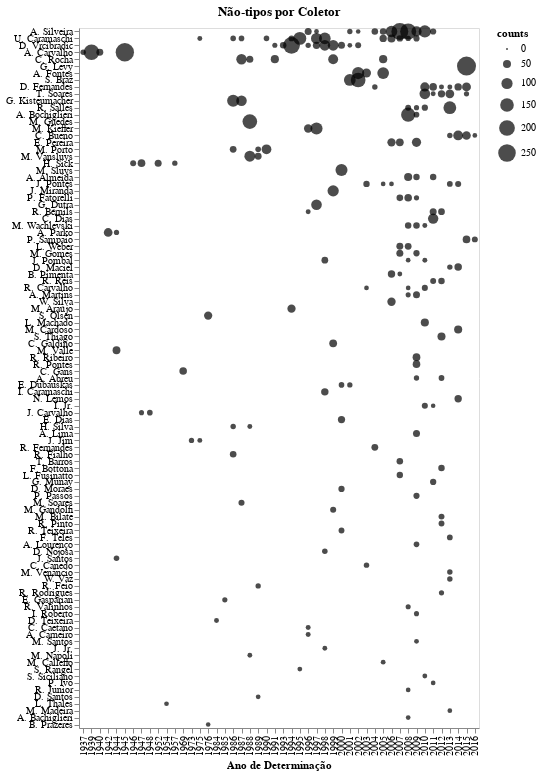

Write notebook code for a chart like this one.
### Code cell
g1 = alt.Chart(counts[counts['type_status'] == 'nan'].iloc[0:200], title='Não-tipos por Coletor', 
               height=700, width=400).mark_circle(color= '#000000').encode(
    x = alt.X('ano_coleta:O', title='Ano de Determinação'),
    y = alt.Y('collector_full_name:N', title='', 
             sort= alt.EncodingSortField(field= 'counts', op='sum', order='descending')),
    size = alt.Size('counts:Q'), 
    tooltip = alt.Tooltip(['collector_full_name', 'type_status', 'ano_coleta', 'counts'])
)

# saving graph
# g1.save('./graphs/tipo/nao-tipos_por_coletor.html')

g1

### Figure 1 — Vega-Lite specification as saved in the notebook (floating-point values rounded to 4 significant figures; data arrays with more than 128 entries replaced by an {"elided": "..."} marker saying what was removed)
{"config": {"view": {"continuousWidth": 400, "continuousHeight": 300}}, "data": {"name": "data-b0c7e746303bcb54449e27f09343bf29"}, "mark": {"type": "circle", "color": "#000000"}, "encoding": {"size": {"type": "quantitative", "field": "counts"}, "tooltip": [{"type": "nominal", "field": "collector_full_name"}, {"type": "nominal", "field": "type_status"}, {"type": "quantitative", "field": "ano_coleta"}, {"type": "quantitative", "field": "counts"}], "x": {"type": "ordinal", "field": "ano_coleta", "title": "Ano de Determinação"}, "y": {"type": "nominal", "field": "collector_full_name", "sort": {"field": "counts", "op": "sum", "order": "descending"}, "title": ""}}, "height": 700, "title": "Não-tipos por Coletor", "width": 400, "$schema": "https://vega.github.io/schema/vega-lite/v4.8.1.json", "datasets": {"data-b0c7e746303bcb54449e27f09343bf29": {"elided": "200 records"}}}
